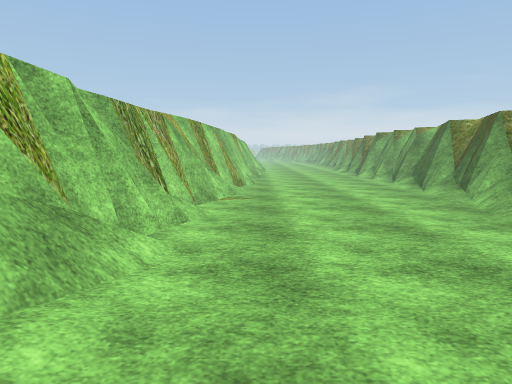
View 1 (above)

12 first-person views from a walk through a 3-D level made in the Unity game engine. The camera is 1.4 m above the floor, tilts 6° down and sees 70° across. The floor is counted in squares, 1 m on a side. Each view is taken from the middle of a square. On the plan, view 1 faces up. The plan holds only what a view shows up to about 16 squares ahead; the rest is blank. The place goes on beyond the plan. Some trees and plants on the terrain are drawn as simple stand-ins. Door leaves are left out, so doorways stand open. Some surface patterns are stand-ins.

View 2
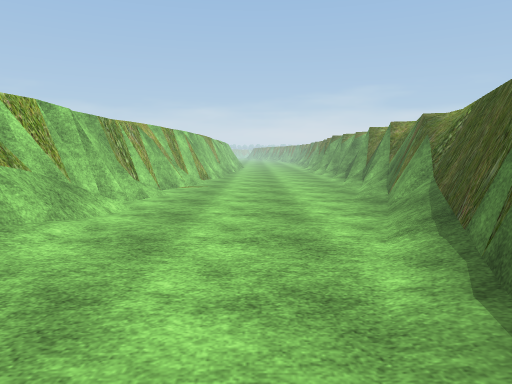

View 3
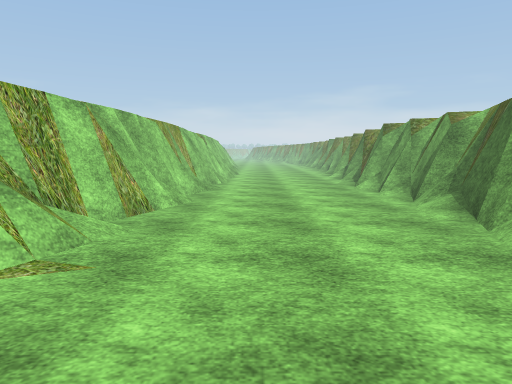

View 4
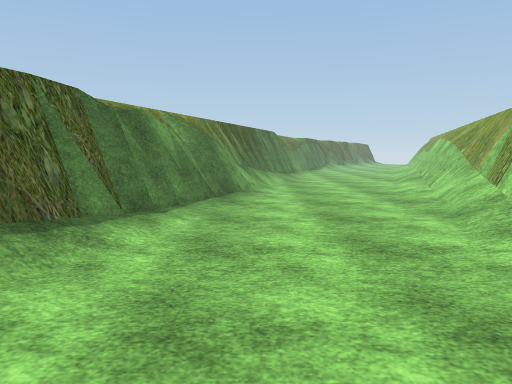

View 5
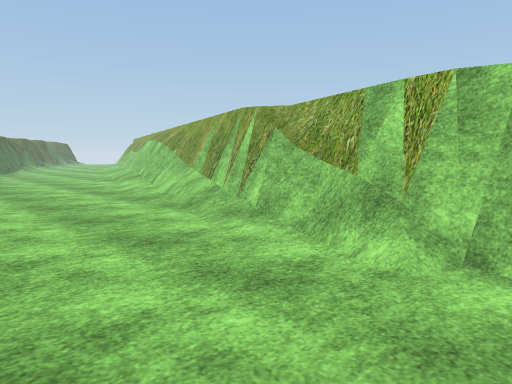

View 6
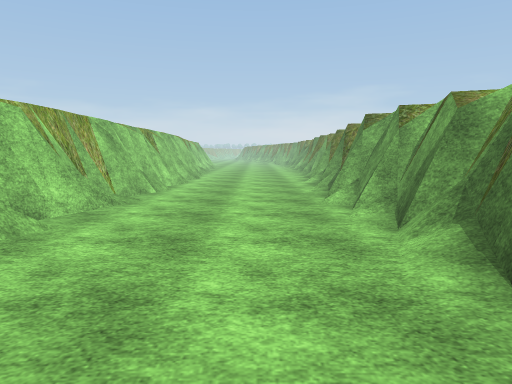

View 7
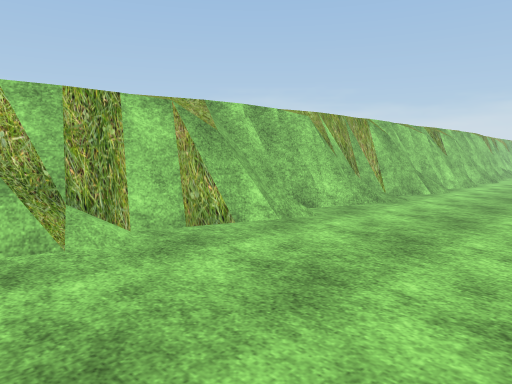

View 8
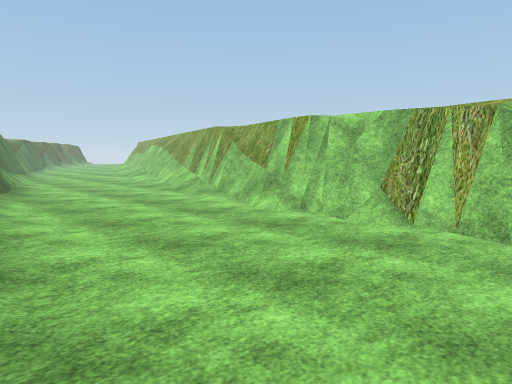

View 9
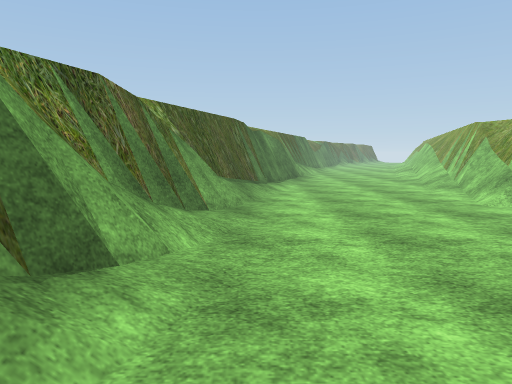

View 10
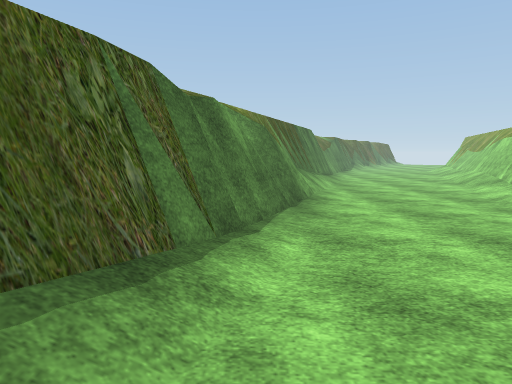

View 11
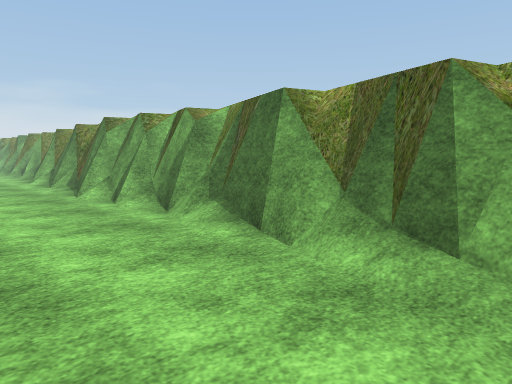

View 12
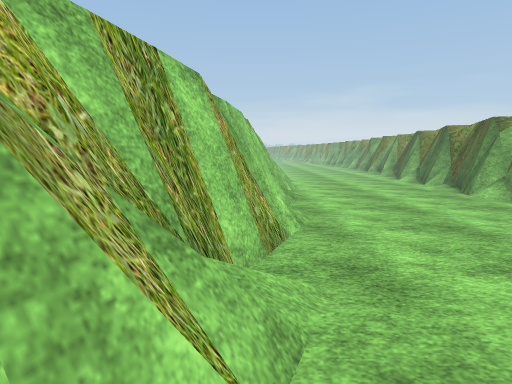

### Floor plan
Key: @ floor where view 1 was taken; # wall or solid block; . main floor; : floor 0.25 m higher than the main floor; / step, stairs or slope; = window, fence, low wall or low ledge; ^ raised ledge; O other object.
Columns run from 6 left of view 1 to 8 right of it. Each row starts with its distance up from view 1.
 23      #=......#
 22      #.......#
 21      #=......##
 20      #=......##
 19      #.......=#
 18      #.......##
 17      #.......O#
 16      #.......##
 15     ##.......##
 14     ##....../##
 13     #/....../=#
 12     #=....../##
 11     #=....../##
 10    ##......./=#
  9    ##......./##
  8    #=......./#
  7    ##.......=#
  6    ##.......##
  5    #/.......=#
  4    #/....../##
  3    =/....../##
  2    #:....../#
  1   ##/...../##
  0   ##/.@.../#
 -1   #/......=#
 -2  ##/......##
 -3  #=/......#
 -4 ^#O......=#
 -5 ^==......##
 -6 ##=......#

Where each view was taken, in squares from view 1:
view 1: 0 up, 0 right, facing up
view 2: 4 down, 2 right, facing up
view 3: 7 up, 2 right, facing up
view 4: 7 up, 2 right, facing down
view 5: 7 up, 3 right, facing down-left
view 6: 11 up, 4 right, facing up
view 7: 11 up, 5 right, facing up-left
view 8: 12 up, 6 right, facing down-left
view 9: 15 up, 5 right, facing down
view 10: 5 up, 4 right, facing down
view 11: 10 up, 2 right, facing up-right
view 12: 10 up, 1 left, facing up
